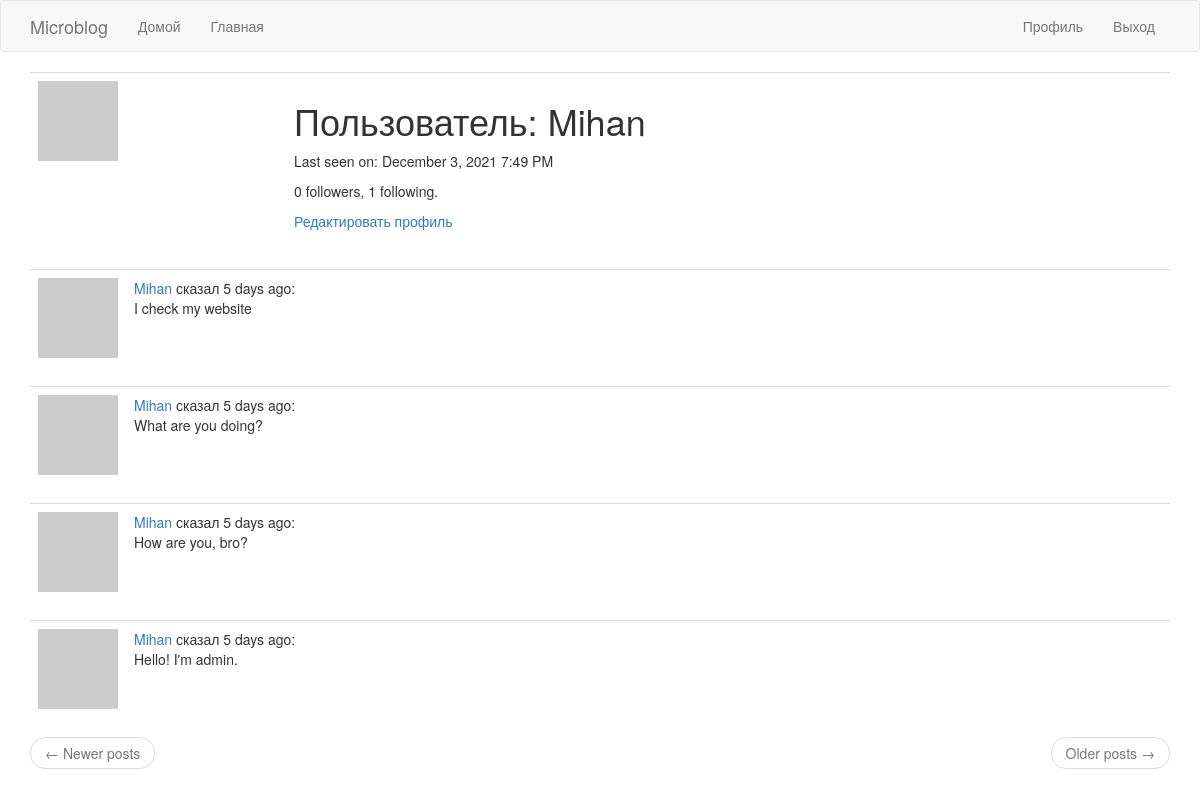
Before: /user/Mihan (signed in) with the older database file.
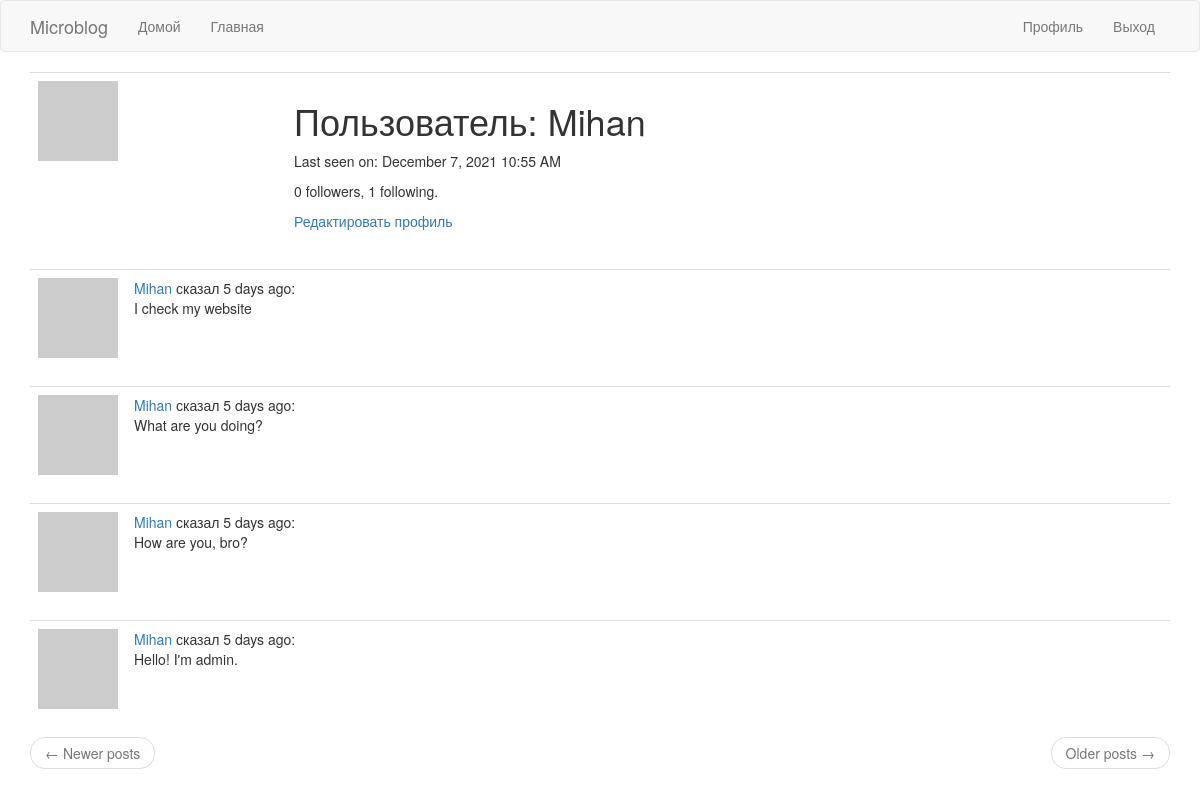
After: the same page with the newer database file.
### app/models.py (models this page shows, shortened)
class User(UserMixin, db.Model):  # таблица пользователей в БД
    id = db.Column(db.Integer, primary_key=True)
    username = db.Column(db.String(64), index=True, unique=True)
    email = db.Column(db.String(120), index=True, unique=True)
    password_hash = db.Column(db.String(128))
    posts = db.relationship('Post', backref='author', lazy='dynamic')
    about_me = db.Column(db.String(140))
    last_seen = db.Column(db.DateTime, default=datetime.utcnow)
    followed = db.relationship(
        'User', secondary=followers,  # secondary - таблица конфигураций
        primaryjoin=(followers.c.follower_id == id),  # условие связывающее с левой стороны(follower)
        secondaryjoin=(followers.c.followed_id == id),  # условие связывающее с правой стороны(followed)
        backref=db.backref('followers', lazy='dynamic'), lazy='dynamic'
    )
    def avatar(self, size):  # изображение аватара
        digest = md5(self.email.lower().encode(
            'utf-8')).hexdigest()  # конвертирование почты в нижний регистр, далее в 16-ю строку
        return 'https://www.gravatar.com/avatar/{}?d=identicon&s={}'.format(digest, size)

class Post(db.Model):  # таблица постов в БД
    id = db.Column(db.Integer, primary_key=True)
    body = db.Column(db.String(140))
    timestamp = db.Column(db.DateTime, index=True, default=datetime.utcnow)
    user_id = db.Column(db.Integer, db.ForeignKey('user.id'))

### app/routes.py (the view)
@app.route('/user/<username>')  # username динамический компонент
@login_required  # только для зарегистрированных пользователей
def user(username):  # логика страницы пользователя
    user = User.query.filter_by(username=username).first_or_404()  # загрузка пользователя\выдача ошибки 404
    page = request.args.get('page', 1, type=int)  # логика страниц
    posts = user.posts.order_by(Post.timestamp.desc()).paginate(  # отображение постов
        page, app.config['POSTS_PER_PAGE'], False)
    next_url = url_for('user', username=user.username, page=posts.next_num) \
        if posts.has_next else None
    prev_url = url_for('user', username=user.username, page=posts.prev_num) \
        if posts.has_prev else None
    return render_template('user.html', user=user, posts=posts.items,
                           next_url=next_url, prev_url=prev_url)

### app/models.py (called while the page is built)
@login.user_loader  # регистрирование пользовательского загрузчика
def load_user(id):
    return User.query.get(int(id))

### app/routes.py (called while the page is built)
@app.before_request  # последняя активность пользователя
def before_request(): # логика последней активности пользователя
    if current_user.is_authenticated:  # проверка на авторизацию
        current_user.last_seen = datetime.utcnow()
        db.session.commit()

### app/templates/user.html (shortened to what this page needs)
{% extends "base.html" %}
{% block app_content %}
    <table class="table table-hover">
        <tr>
            <td width="256px"><img src="{{ user.avatar(256) }}"></td>
            <td>
                <h1>Пользователь: {{ user.username }}</h1>
                {% if user.last_seen %}<p>Last seen on: {{ moment(user.last_seen).format('LLL') }}</p>{% endif %}
                <p>{{ user.followers.count() }} followers, {{ user.followed.count() }} following.</p>
                {% if user == current_user %}
                <p><a href="{{ url_for('edit_profile') }}">Редактировать профиль</a></p>
                {% endif %}
            </td>
        </tr>
    </table>
    {% for post in posts %}
        {% include '_post.html' %}
    {% endfor %}
    <nav aria-label="...">
        <ul class="pager">
            <li class="previous{% if not prev_url %} disabled{% endif %}">
                <a href="{{ prev_url or '#' }}">
                    <span aria-hidden="true">&larr;</span> Newer posts
                </a>
            </li>
            <li class="next{% if not next_url %} disabled{% endif %}">
                <a href="{{ next_url or '#' }}">
                    Older posts <span aria-hidden="true">&rarr;</span>
                </a>
            </li>
        </ul>
    </nav>
{% endblock %}

### app/templates/base.html (shortened to what this page needs)
{% extends 'bootstrap/base.html' %}
{% block navbar %}
    <nav class="navbar navbar-default">
        <div class="container">
            <div class="navbar-header">
                <a class="navbar-brand" href="{{ url_for('index') }}">Microblog</a>
            </div>
            <div class="collapse navbar-collapse" id="bs-example-navbar-collapse-1">
                <ul class="nav navbar-nav">
                    <li><a href="{{ url_for('index') }}">Домой</a></li>
                    <li><a href="{{ url_for('explore') }}">Главная</a></li>
                </ul>
                <ul class="nav navbar-nav navbar-right">
                    {% if current_user.is_anonymous %}
                    <li><a href="{{ url_for('login') }}">Вход</a></li>
                    {% else %}
                    <li><a href="{{ url_for('user', username=current_user.username) }}">Профиль</a></li>
                    <li><a href="{{ url_for('logout') }}">Выход</a></li>
                    {% endif %}
                </ul>
            </div>
        </div>
    </nav>
{% endblock %}
{% block content %}
    <div class="container">
        {% block app_content %}{% endblock %}
    </div>
{% endblock %}

### app/templates/_post.html
<table class="table table-hover">
  <tr valign="top">
      <td width="70px">
          <a href="{{ url_for('user', username=post.author.username) }}">
              <img src="{{ post.author.avatar(36) }}">
          </a>
      </td>
      <td>
          <a href="{{ url_for('user', username=post.author.username) }}">
              {{ post.author.username }}
          </a>
          сказал {{ moment(post.timestamp).fromNow() }}:
          <br>
          {{ post.body }}
      </td>
  </tr>
</table>

Changed rows visible on the page:
changed User "Mihan": last_seen "December 3, 2021 7:49 PM" → "December 7, 2021 10:55 AM"
